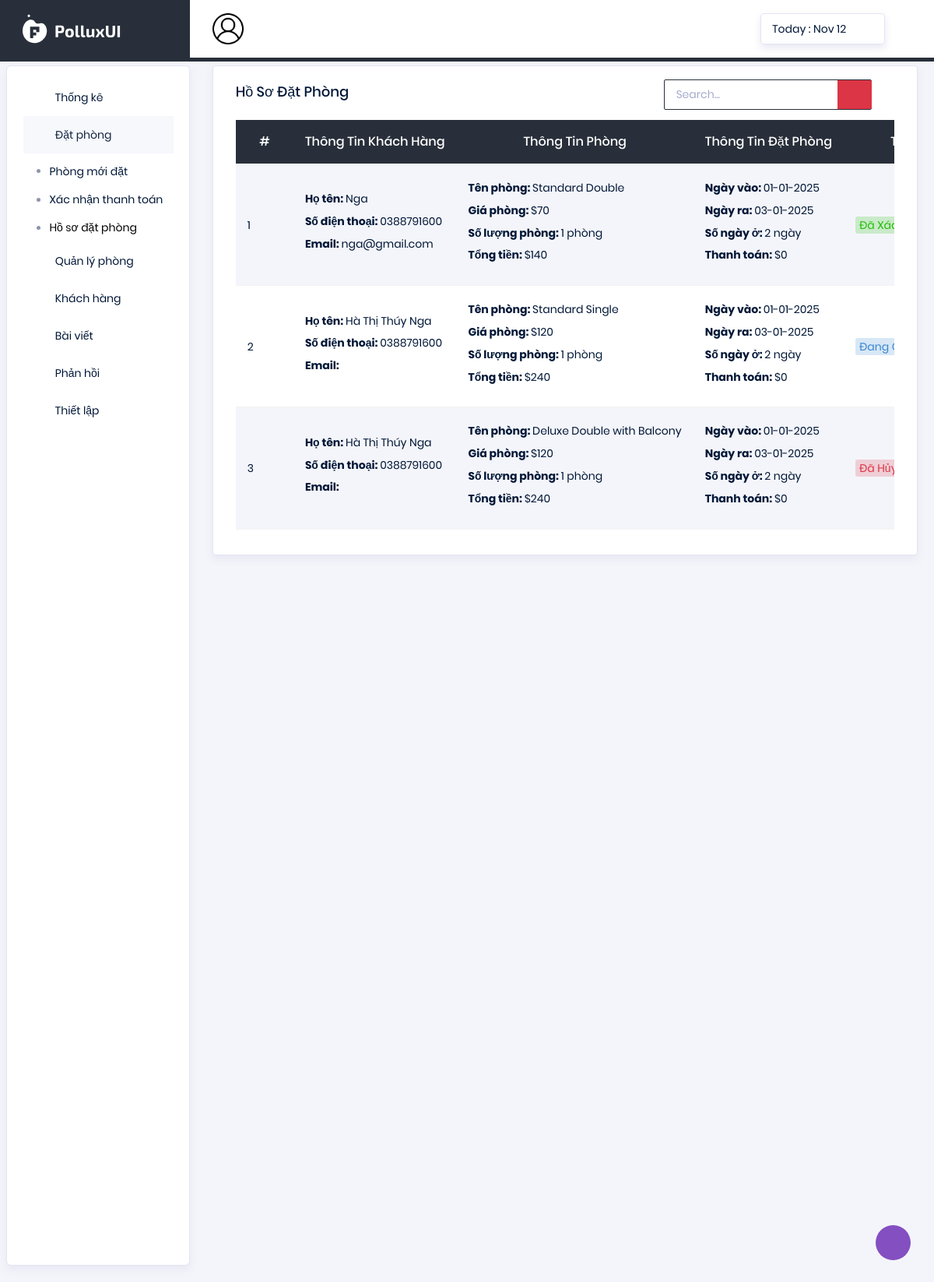
Screenshot of /admin/hosodatphong.php with the database file from the repository.
### tables this page shows
CREATE TABLE `booking` (
  `id` int(11) NOT NULL,
  `idUser` varchar(255) NOT NULL,
  `name` varchar(255) NOT NULL,
  `phone` varchar(10) NOT NULL,
  `email` varchar(255) NOT NULL,
  `address` varchar(255) NOT NULL,
  `idRoom` int(11) NOT NULL,
  `price` int(10) NOT NULL,
  `quantity` int(2) NOT NULL,
  `date-in` varchar(255) NOT NULL,
  `date-out` varchar(255) NOT NULL,
  `nights` int(2) NOT NULL,
  `total` int(11) NOT NULL,
  `thanhToan` int(10) NOT NULL,
  `timeBooking` varchar(255) NOT NULL,
  `timeHuy` varchar(255) NOT NULL,
  `timeThanhToan` varchar(255) NOT NULL,
  `status` int(1) NOT NULL
);

CREATE TABLE `room` (
  `id` int(10) NOT NULL,
  `name` varchar(255) NOT NULL,
  `numberRoom` varchar(100) NOT NULL,
  `detail` text NOT NULL,
  `image` varchar(255) NOT NULL,
  `price` int(50) NOT NULL,
  `quantity` int(2) NOT NULL,
  `star` float NOT NULL,
  `size` int(2) NOT NULL,
  `bed` varchar(255) NOT NULL,
  `adult` int(1) NOT NULL,
  `children` int(1) NOT NULL,
  `status` int(1) NOT NULL,
  `id_category` int(10) NOT NULL
);

### admin/hosodatphong.php (the view, shortened to what this page needs)
<!DOCTYPE html>
<html lang="en">
<head>
</head>
<body>
    <div class="container-scroller" style="margin-top: -21px;">
        <?php include "header.php" ?>
        <div class="container-fluid page-body-wrapper" style="margin-top: 75px;">
            <?php include "sidebar.php" ?>
            <div class="main-panel">
                <div class="content-wrapper">
                    <div class="row">
                        <div class="col-lg-12 grid-margin stretch-card">
                            <div class="card">
                                <div class="card-body">
                                    <nav style="margin-top: -20px; background-color: white;" class=" navbar-breadcrumb col-xl-12 col-12 d-flex flex-row p-0">
                                        <div class="navbar-links-wrapper d-flex align-items-stretch">
                                            <h3 class="card-title" style="margin-top: 20px;">Hồ Sơ Đặt Phòng</h3>
                                        </div>
                                        <div class="navbar-menu-wrapper d-flex align-items-center justify-content-end">
                                            <ul class="navbar-nav navbar-nav-right">
                                                <li class="nav-item nav-search d-none d-md-block mr-0">
                                                    <div class="input-group" style="border: 1px solid #282f3a;">
                                                        <input type="text" class="form-control timkiem" placeholder="Search..." aria-label="search" aria-describedby="search">
                                                        <div class="input-group-prepend">
                                                            <span class="input-group-text" id="search">
                                                                <i class="typcn typcn-zoom"></i>
                                                            </span>
                                                        </div>
                                                    </div>
                                                </li>
                                            </ul>
                                        </div>
                                    </nav>
                                    <div class="table-responsive">
                                        <table class="table table-striped project-orders-table">
                                            <thead>
                                                <tr>
                                                    <th>#</th>
                                                    <th>Thông Tin Khách Hàng</th>
                                                    <th>Thông Tin Phòng</th>
                                                    <th>Thông Tin Đặt Phòng</th>
                                                    <th>Tình Trạng</th>
                                                </tr>
                                            </thead>
                                            <tbody class="danhsach">
                                                <?php
                                                $result = mysqli_query($conn, "SELECT * FROM booking ORDER BY id DESC ");
                                                $i = 1;
                                                while ($row = mysqli_fetch_array($result)) {
                                                    $result2 = mysqli_query($conn, "SELECT * FROM room WHERE id = " . $row['idRoom']);
                                                    $row2 = mysqli_fetch_assoc($result2);
                                                ?>
                                                    <tr>
                                                        <td><?php echo $i ?></td>
                                                        <td>
                                                            <p><b>Họ tên: </b><?php echo $row['name'] ?></p>
                                                            <p><b>Số điện thoại: </b><?php echo $row['phone'] ?></p>
                                                            <p><b>Email: </b><?php echo $row['email'] ?></p>
                                                        </td>
                                                        <td>
                                                            <p><b>Tên phòng: </b><?php echo $row2['name'] ?></p>
                                                            <p><b>Giá phòng: </b>$<?php echo $row['price'] ?></p>
                                                            <p><b>Số lượng phòng: </b><?php echo $row['quantity'] ?> phòng</p>
                                                            <p><b>Tổng tiền: </b>$<?php echo $row['total'] ?></p>
                                                        </td>
                                                        <td>
                                                            <p><b>Ngày vào: </b><?php echo date("d-m-Y", strtotime($row['date-in'])) ?></p>
                                                            <p><b>Ngày ra: </b><?php echo date("d-m-Y", strtotime($row['date-out'])) ?></p>
                                                            <p><b>Số ngày ở: </b><?php echo $row['nights'] ?> ngày</p>
                                                            <p><b>Thanh toán: </b>$<?php echo $row['thanhToan'] ?></p>
                                                        </td>
                                                        <td><?php
                                                            if ($row['status'] == 1) {
                                                                echo '<span class="btn btn-inverse-info btn-fw tags">Đang Chờ Xác Nhận</span>';
                                                            } elseif ($row['status'] == 2) {
                                                                echo '<span class="btn btn-inverse-danger btn-fw tags">Đã Hủy</span>';
                                                            } elseif ($row['status'] == 3) {
                                                                echo '<span class="btn btn-inverse-success btn-fw tags">Đã Xác Nhận Đặt Phòng</span>';
                                                            } elseif (($row['status'] == 4) || ($row['status'] == 5)) {
                                                                echo '<span class="btn btn-inverse-primary btn-fw tags">Đã Thanh Toán</span>';
                                                            }
                                                            ?></td>
                                                    </tr>
                                                <?php $i++;
                                                } ?>
                                            </tbody>
                                        </table>
                                    </div>
                                </div>
                            </div>
                        </div>
                    </div>
                </div>
            </div>
        </div>
        <?php
        include "footer.php" ?>
</body>
</html>

### admin/header.php (shortened to what this page needs)
<!DOCTYPE html>
<html lang="en">
<head>
  <link rel="stylesheet" href="vendors/typicons/typicons.css">
  <link rel="stylesheet" href="vendors/css/vendor.bundle.base.css">
  <link rel="stylesheet" href="css/vertical-layout-light/style.css">
  <link rel="stylesheet" href="css/vertical-layout-light/new-style.css">
</head>
<body>
  <header>
    <nav class="navbar col-lg-12 col-12 p-0 fixed-top d-flex flex-row" style="border-bottom: 5px solid #282f3a;">
      <div class="navbar-brand-wrapper d-flex justify-content-center">
        <div class="navbar-brand-inner-wrapper d-flex justify-content-between align-items-center w-100">
          <a class="navbar-brand brand-logo" href="index.html"><img src="images/logo.svg" alt="logo" /></a>
          <button class="navbar-toggler navbar-toggler align-self-center" type="button" data-toggle="minimize">
            <span class="typcn typcn-th-menu"></span>
          </button>
        </div>
      </div>
      <div class="navbar-menu-wrapper d-flex align-items-center justify-content-end">
        <ul class="navbar-nav mr-lg-2">
          <li class="nav-item nav-profile dropdown">
            <a class="nav-link" href="#" data-toggle="dropdown" id="profileDropdown">
              <img src="../uploads/admin/<?php if (!empty($row['img'])) {
                                        echo $row['img'];
                                      } else {
                                        echo 'user.png';
                                      } ?>" alt="profile" />
            </a>
          </li>
        </ul>
        <ul class="navbar-nav navbar-nav-right">
          <li class="nav-item nav-date dropdown">
            <a class="nav-link d-flex justify-content-center align-items-center" href="javascript:;">
              <h6 class="date mb-0">Today :  <?php echo date("M d"); ?></h6>
              <i class="typcn typcn-calendar"></i>
            </a>
          </li>
        </ul>
      </div>
    </nav>
  </header>
</body>
</html>

### admin/sidebar.php (shortened to what this page needs)
<!DOCTYPE html>
<html lang="en">
<head>
    <link rel="stylesheet" href="vendors/typicons/typicons.css">
    <link rel="stylesheet" href="vendors/css/vendor.bundle.base.css">
    <link rel="stylesheet" href="css/vertical-layout-light/style.css">
</head>
<body>
<div class="theme-setting-wrapper">
        <div id="settings-trigger"><i class="typcn typcn-cog-outline"></i></div>
      </div>
<nav class="sidebar sidebar-offcanvas" id="sidebar">
        <ul class="nav">
          <li class="nav-item">
            <a class="nav-link" href="home.php">
              <i class="typcn typcn-device-desktop menu-icon"></i>
              <span class="menu-title">Thống kê</span>
            </a>
          </li>
          <li class="nav-item">
            <a class="nav-link" data-toggle="collapse" href="#ui-basic" aria-expanded="false" aria-controls="ui-basic">
              <i class="typcn typcn-document-text menu-icon"></i>
              <span class="menu-title">Đặt phòng</span>
              <i class="menu-arrow"></i>
            </a>
            <div class="collapse" id="ui-basic">
              <ul class="nav flex-column sub-menu">
                <li class="nav-item"> <a class="nav-link" href="new-booking.php">Phòng mới đặt</a></li>
                <li class="nav-item"> <a class="nav-link" href="xacnhanthanhtoan.php">Xác nhận thanh toán</a></li>
                <li class="nav-item"> <a class="nav-link" href="hosodatphong.php">Hồ sơ đặt phòng</a></li>
              </ul>
            </div>
          </li>
          <li class="nav-item">
            <a class="nav-link" data-toggle="collapse" href="#phong" aria-expanded="false" aria-controls="ui-basic">
              <i class="typcn typcn-th-large-outline menu-icon"></i>
              <span class="menu-title">Quản lý phòng</span>
              <i class="menu-arrow"></i>
            </a>
          </li>
          <li class="nav-item">
            <a class="nav-link" href="customer.php">
              <i class="typcn typcn-user-add-outline menu-icon"></i>
              <span class="menu-title">Khách hàng</span>
            </a>
          </li>
          <li class="nav-item">
            <a class="nav-link" href="blog.php">
              <i class="typcn typcn-news menu-icon"></i>
              <span class="menu-title">Bài viết</span>
            </a>
          </li>
          <li class="nav-item">
            <a class="nav-link" href="phanhoi.php">
              <i class="typcn typcn-messages menu-icon"></i>
              <span class="menu-title">Phản hồi</span>
            </a>
          </li>
          <li class="nav-item">
            <a class="nav-link" data-toggle="collapse" href="#setting" aria-expanded="false" aria-controls="ui-basic">
              <i class="typcn typcn-th-large-outline menu-icon"></i>
              <span class="menu-title">Thiết lập</span>
              <i class="menu-arrow"></i>
            </a>
          </li>
        </ul>
      </nav>
</body>
</html>

### admin/footer.php (shortened to what this page needs)
<!DOCTYPE html>
<html lang="en">
<head>
</head>
<body>
</body>
</html>

### admin/css/vertical-layout-light/new-style.css (style rules this page uses)
.tags { padding: 3px 4px !important; }
.table-responsive { overflow-y: auto; max-height: 534px; }
.table-striped thead { position: sticky; top: 0; background-color: white; z-index: 1; }
#sidebar { max-height: 570px; }
.navbar-breadcrumb { margin-top: -20px; background-color: white; }
.table-striped { text-align: center; }
.table-striped td { text-align: justify; }

### rows the page displays
booking: name "Nga", phone "0388791600", email "nga@gmail.com", idRoom.name "Standard Double", price "70", quantity "1", total "140", date "01-01-2025", date "03-01-2025", nights "2", thanhToan "0", status "Đã…"
booking: name "Hà Thị Thúy Nga", phone "0388791600", idRoom.name "Standard Single", price "120", quantity "1", total "240", date "01-01-2025", date "03-01-2025", nights "2", thanhToan "0", status "Đang…"
booking: name "Hà Thị Thúy Nga", phone "0388791600", idRoom.name "Deluxe Double with Balcony", price "120", quantity "1", total "240", date "01-01-2025", date "03-01-2025", nights "2", thanhToan "0", status "Đã…"
